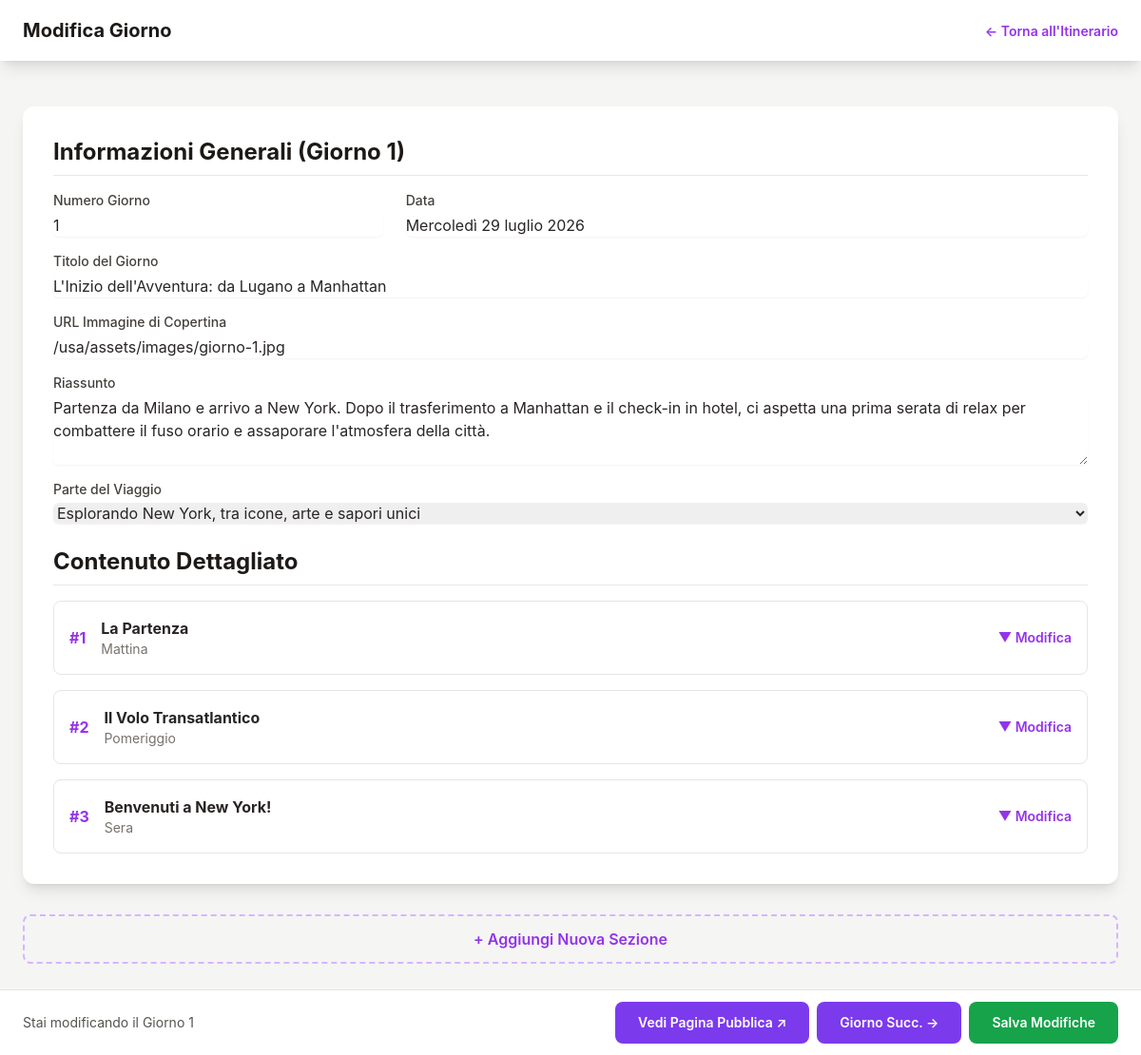
Page /admin/modifica_giorno.php?id=1 (signed in) on the committed database.
### tables this page shows
CREATE TABLE `giorni` (
  `id` int(11) NOT NULL,
  `parte_id` int(11) NOT NULL,
  `giorno_num` int(11) NOT NULL,
  `data` varchar(100) NOT NULL,
  `titolo` varchar(255) NOT NULL,
  `immagine_copertina` varchar(255) NOT NULL,
  `riassunto` text NOT NULL,
  `data_modifica` timestamp NOT NULL DEFAULT current_timestamp() ON UPDATE current_timestamp()
);

CREATE TABLE `parti` (
  `id` int(11) NOT NULL,
  `slug` varchar(50) NOT NULL,
  `titolo` varchar(255) NOT NULL,
  `descrizione` text NOT NULL
);

CREATE TABLE `sezioni` (
  `id` int(11) NOT NULL,
  `giorno_id` int(11) NOT NULL,
  `ordine` int(11) NOT NULL DEFAULT 0,
  `sovratitolo` varchar(255) DEFAULT NULL,
  `titolo` varchar(255) NOT NULL,
  `testo` text NOT NULL,
  `immagine` varchar(255) NOT NULL
);

### admin/modifica_giorno.php (the view, shortened to what this page needs)
<?php
require_once '../page/config.php';
try {
    $pdo = connect_db();
} catch (PDOException $e) {
    die("Impossibile connettersi al database: " . $e->getMessage());
}
$parti = $pdo->query("SELECT id, titolo FROM parti ORDER BY id ASC")->fetchAll(PDO::FETCH_ASSOC);
$giorno_id = filter_input(INPUT_GET, 'id', FILTER_VALIDATE_INT) ?: filter_input(INPUT_POST, 'giorno_id', FILTER_VALIDATE_INT);
$stmt_giorno = $pdo->prepare("SELECT * FROM giorni WHERE id = ?");
$stmt_giorno->execute([$giorno_id]);
$giorno = $stmt_giorno->fetch(PDO::FETCH_ASSOC);
$stmt_sezioni = $pdo->prepare("SELECT * FROM sezioni WHERE giorno_id = ? ORDER BY ordine ASC");
$stmt_sezioni->execute([$giorno_id]);
$sezioni = $stmt_sezioni->fetchAll(PDO::FETCH_ASSOC);
$stmt_next = $pdo->prepare("SELECT id FROM giorni WHERE giorno_num > ? ORDER BY giorno_num ASC LIMIT 1");
$stmt_next->execute([$giorno['giorno_num']]);
$giorno_successivo_id = $stmt_next->fetchColumn();
?>
<!DOCTYPE html>
<html lang="it">
<head>
    <script src="https://cdn.tailwindcss.com"></script>
    <link rel="stylesheet" href="/usa/assets/css/style.css">
</head>
<body class="bg-stone-100">
    <header class="bg-white text-stone-800 shadow-lg">
        <div class="main-container flex justify-between items-center h-16">
            <h1 class="text-xl font-bold">Modifica Giorno</h1>
            <div>
                <a href="gestisci_itinerario.php" class="text-sm font-semibold text-purple-600 hover:underline">&larr; Torna all'Itinerario</a>
            </div>
        </div>
    </header>
    <main class="main-container py-12 pb-24">
        <form action="modifica_giorno.php?id=<?php echo $giorno_id; ?>" method="POST" id="edit-form">
            <div class="bg-white p-8 rounded-xl shadow-lg space-y-6">
                <div>
                    <h2 class="text-2xl font-bold text-stone-900 border-b pb-2 mb-4">Informazioni Generali (Giorno <?php echo $giorno['giorno_num']; ?>)</h2>
                    <div class="grid grid-cols-1 md:grid-cols-3 gap-6">
                        <div>
                            <label for="giorno_num" class="block text-sm font-medium text-stone-700">Numero Giorno</label>
                            <input type="number" name="giorno_num" id="giorno_num" value="<?php echo htmlspecialchars($giorno['giorno_num']); ?>" class="mt-1 block w-full rounded-md border-stone-300 shadow-sm">
                        </div>
                        <div class="col-span-2">
                            <label for="data" class="block text-sm font-medium text-stone-700">Data</label>
                            <input type="text" name="data" id="data" value="<?php echo htmlspecialchars($giorno['data']); ?>" class="mt-1 block w-full rounded-md border-stone-300 shadow-sm">
                        </div>
                    </div>
                    <div class="mt-4">
                        <label for="titolo" class="block text-sm font-medium text-stone-700">Titolo del Giorno</label>
                        <input type="text" name="titolo" id="titolo" value="<?php echo htmlspecialchars($giorno['titolo']); ?>" class="mt-1 block w-full rounded-md border-stone-300 shadow-sm">
                    </div>
                    <div class="mt-4">
                        <label for="immagine_copertina" class="block text-sm font-medium text-stone-700">URL Immagine di Copertina</label>
                        <input type="text" name="immagine_copertina" id="immagine_copertina" value="<?php echo htmlspecialchars($giorno['immagine_copertina']); ?>" class="mt-1 block w-full rounded-md border-stone-300 shadow-sm">
                    </div>
                    <div class="mt-4">
                        <label for="riassunto" class="block text-sm font-medium text-stone-700">Riassunto</label>
                        <textarea name="riassunto" id="riassunto" rows="3" class="mt-1 block w-full rounded-md border-stone-300 shadow-sm"><?php echo htmlspecialchars($giorno['riassunto']); ?></textarea>
                    </div>
                     <div class="mt-4">
                        <label for="parte_id" class="block text-sm font-medium text-stone-700">Parte del Viaggio</label>
                        <select name="parte_id" id="parte_id" class="mt-1 block w-full rounded-md border-stone-300 shadow-sm">
                            <?php foreach ($parti as $parte): ?>
                                <option value="<?php echo $parte['id']; ?>" <?php echo ($giorno['parte_id'] == $parte['id']) ? 'selected' : ''; ?>><?php echo htmlspecialchars($parte['titolo']); ?></option>
                            <?php endforeach; ?>
                        </select>
                    </div>
                </div>
                <div>
                    <h2 class="text-2xl font-bold text-stone-900 border-b pb-2 mb-4">Contenuto Dettagliato</h2>
                    <div class="space-y-4">
                        <?php foreach ($sezioni as $sezione): ?>
                            <div class="border border-stone-200 rounded-lg bg-white">
                                <div class="p-4 flex items-center gap-4 cursor-pointer details-toggle">
                                    <div class="flex-shrink-0 text-purple-600 font-bold">
                                        #<?php echo $sezione['id']; ?>
                                    </div>
                                    <div class="flex-grow">
                                        <p class="font-bold text-stone-800"><?php echo htmlspecialchars($sezione['titolo']); ?></p>
                                        <p class="text-sm text-stone-500"><?php echo htmlspecialchars($sezione['sovratitolo']); ?></p>
                                    </div>
                                    <div class="flex-shrink-0 text-sm font-semibold text-purple-600">
                                        <span class="arrow">▼</span> Modifica
                                    </div>
                                </div>
                            </div>
                        <?php endforeach; ?>
                    </div>
                </div>
            </div>
        </form>
        <div class="mt-8">
            <form action="modifica_giorno.php" method="POST">
                <button type="submit" name="action" value="aggiungi_sezione" class="w-full text-center px-6 py-3 border-2 border-dashed border-purple-300 text-purple-600 font-semibold rounded-lg hover:bg-purple-50 hover:border-purple-400 transition-colors">
                    + Aggiungi Nuova Sezione
                </button>
            </form>
        </div>
    </main>
    <footer class="bg-white border-t border-stone-200 py-3 fixed bottom-0 w-full">
        <div class="main-container flex justify-between items-center">
            <span class="text-sm text-stone-600 hidden sm:block">Stai modificando il Giorno <?php echo $giorno['giorno_num']; ?></span>
            <div class="flex items-center gap-2">
                <a href="/usa/page/day.php?giorno=<?php echo $giorno['giorno_num']; ?>" target="_blank" class="nav-button text-sm">Vedi Pagina Pubblica ↗</a>
                <?php if ($giorno_successivo_id): ?>
                    <a href="modifica_giorno.php?id=<?php echo $giorno_successivo_id; ?>" class="nav-button text-sm">Giorno Succ. &rarr;</a>
                <?php endif; ?>
                <button type="submit" name="action" value="salva_modifiche" form="edit-form" class="nav-button text-sm bg-green-600 hover:bg-green-700">Salva Modifiche</button>
            </div>
        </div>
    </footer>
</body>
</html>

### assets/css/style.css (style rules this page uses)
body { font-family: 'Inter', sans-serif; background-color: #f5f5f4; color: #292524; line-height: 1.65; }
h1, h2, h3, h4, h5, h6 { color: #1c1917; font-weight: 700; }
a { color: #7c3aed; transition: color 0.2s ease-in-out; }
.main-container { max-width: 80rem; margin-left: auto; margin-right: auto; padding-left: 1rem; padding-right: 1rem; }
@media (min-width: 640px) { .main-container { padding-left: 1.5rem; padding-right: 1.5rem; } }
.nav-button { display: inline-block; padding: 0.5rem 0.75rem; font-size: 0.875rem; white-space: nowrap; background-color: #7c3aed; color: white; font-weight: 600; border-radius: 0.5rem; transition: background-color 0.2s ease-in-out; text-decoration: none; }
@media (min-width: 768px) { .nav-button { padding: 0.75rem 1.5rem; font-size: 1rem; } }

### rows in the picture
giorni: giorno_num "1", data "Mercoledì 29 luglio 2026", titolo "L'Inizio dell'Avventura: da Lugano a Manhattan", immagine_copertina "/usa/assets/images/giorno-1.jpg", riassunto "Partenza da Milano e arrivo a New York. Dopo il trasferimento a Manhattan e il check-in in hotel, ci aspetta una prima serata di relax per combattere il fuso orario e assaporare l'atmosfera della città.", parte_id "Esplorando New York, tra icone, arte e sapori unici"
sezioni: id "1", titolo "La Partenza", sovratitolo "Mattina"
sezioni: id "2", titolo "Il Volo Transatlantico", sovratitolo "Pomeriggio"
sezioni: id "3", titolo "Benvenuti a New York!", sovratitolo "Sera"
